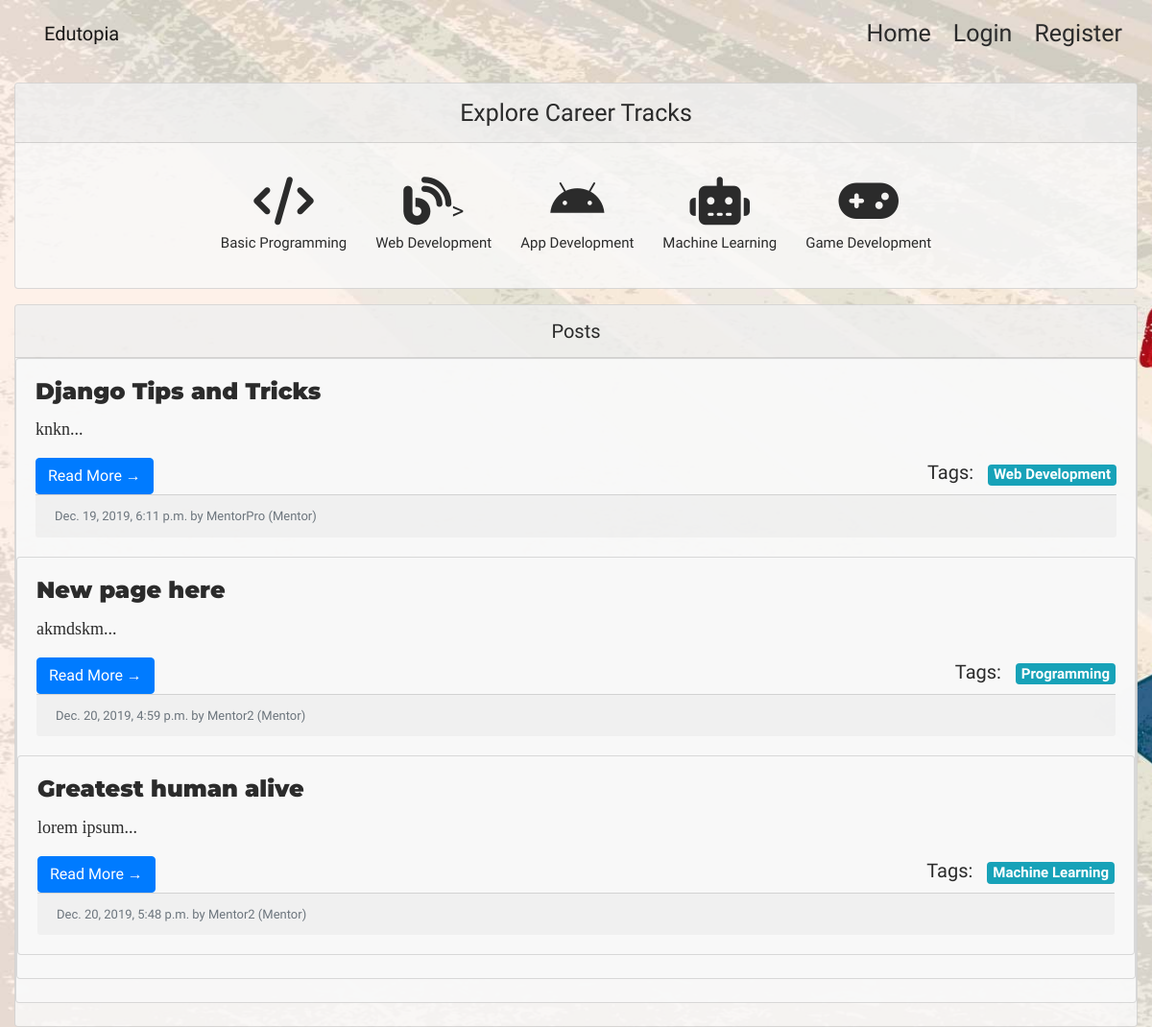
/omega/, run on an earlier commit of the app's database.
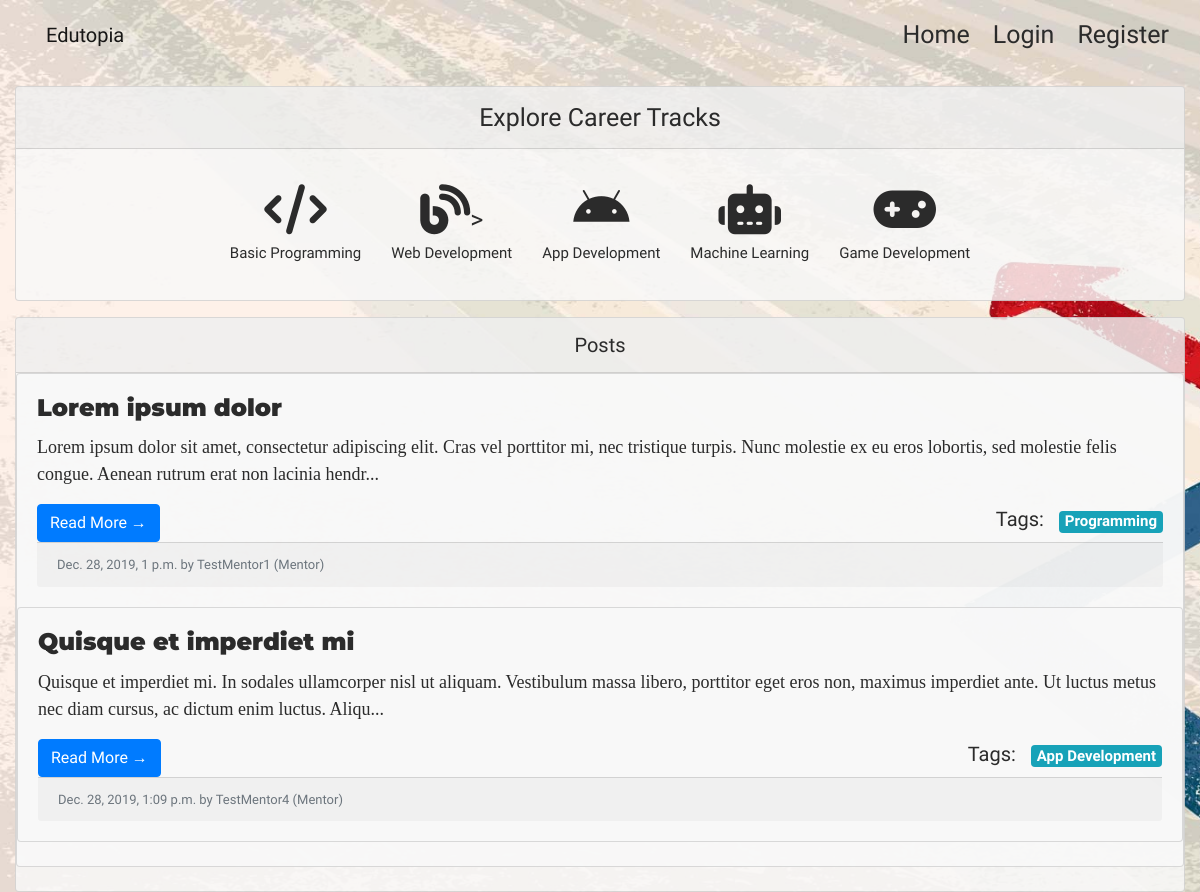
And on a later commit of the database.
### app/models.py (models this page shows, shortened)
class Post(models.Model):
    topic = models.CharField(max_length=100)
    content = models.TextField(max_length=1000)
    created_at = models.DateTimeField(default=timezone.now)
    last_updated = models.DateTimeField(auto_now=True)
    domain = models.ForeignKey(
        Domain, on_delete=models.CASCADE, related_name="topicposts"
    )
    owner = models.ForeignKey(Mentor, on_delete=models.CASCADE, related_name="postsby")
    def gist(self):
        return self.content[:200] + "..."

class Domain(models.Model):
    name = models.CharField(max_length=100)
    description = models.TextField(max_length=50000)
    domaintrack = models.URLField(max_length=200)
    def __str__(self):
        return self.name

class Mentor(models.Model):
    user = models.OneToOneField(User, on_delete=models.CASCADE, primary_key=True)
    domains = models.ManyToManyField(Domain, blank=False, related_name="experts")
    OtherInfo = models.TextField(
        max_length=200,
        help_text="Your Github/Portfolio Page or Anything you would like to add",
    )
    def __str__(self):
        return self.user.username + " (Mentor)"

class User(AbstractUser):
    is_student = models.BooleanField("student status", default=False)
    is_mentor = models.BooleanField("mentor status", default=False)
    lat = models.DecimalField(max_digits=9, decimal_places=6, blank=True, null=True)
    lng = models.DecimalField(max_digits=9, decimal_places=6, blank=True, null=True)

### app/views.py (the view)
# urls.py: path(r"omega/", Omega.as_view(), name="omega"),
class Omega(ListView):
    model = Post
    template_name = "app/omega.html"
    ordering = ["-created_at"]
    paginate_by = 5
    def get_context_data(self, **kwargs):
        context = super().get_context_data(**kwargs)
        context["posts"] = Post.objects.all()
        context["domains"] = Domain.objects.all()
        return context

### templates/app/omega.html (shortened to what this page needs)
{% extends "app/layout.html" %}
{% load static %}
{% block head %}
<link rel="stylesheet" href="{%  static 'app/styleomega.css' %}">
{% endblock %}
{% block body %}
<div class="container-fluid">
    <div class="card mx-auto mt-3 ct">
        <div class="card-header text-center">Explore Career Tracks </div>
        <div class="card-body d-block mx-auto">
            <div class="row justify-content-center align-items-center">
                <a href="#" data-toggle="modal" data-target="#D1" style="color: #2b2b2b;">
                    <div class="item"><i class="fas fa-code fa-2x mb-2"></i><span class="caption">Basic
                            Programming</span>
                    </div>
                </a>
                <a href="#" data-toggle="modal" data-target="#D2" style="color: #2b2b2b;">
                    <div class="item"><i class="fas fa-blog fa-2x mb-2"></i>><span class="caption">Web
                            Development</span>
                    </div>
                </a>
                <div class="item"><i class="fab fa-android fa-2x mb-2"></i><span class="caption">App Development</span>
                </div>
                <a href="#" data-toggle="modal" data-target="#D3" style="color: #2b2b2b;">
                    <div class="item"><i class="fas fa-robot fa-2x mb-2"></i><span class="caption">Machine
                            Learning</span>
                    </div>
                </a>
                <div class="item"><i class="fas fa-gamepad  fa-2x mb-2"></i><span class="caption">Game
                        Development</span>
                </div>
            </div>
        </div>
    </div>
</div>
<div class="container-fluid posts">
    <div class="card mx-auto mt-3 card-p">
        <div class="card-header text-center">
            Posts
        </div>
        {% for post in posts %}
        <div class="card mb-4 card-p">
            <div class="card-body">
                <h4 class="card-title">{{ post.topic }}</h4>
                <p class="card-text">{{ post.gist }}</p>
                <a href="{% url 'SinglePost' post.id %}" class="btn btn-primary">Read More &rarr;</a>
                <div class="float-right">Tags: &nbsp; <span class="badge badge-info">{{ post.domain }}</span>
                </div>
                <div class="card-footer text-muted">
                    {{ post.created_at }} by
                    {{ post.owner }}
                </div>
            </div>
            {% endfor %}
        </div>
    </div>
    {% endblock %}

### templates/app/layout.html (shortened to what this page needs)
<!doctype html>
<html lang="en">
<head>
    <link rel="stylesheet" href="https://stackpath.bootstrapcdn.com/bootstrap/4.3.1/css/bootstrap.min.css"
>
    {% block head %}{% endblock %}
</head>
<body>
    <nav class="navbar navbar-expand-md navbar-light">
        <a class="navbar-brand" href="{% url 'index' %}" style="padding-left: 30px" id="t">Edutopia</a>
        <div class="collapse navbar-collapse" id="navbarNavAltMarkup">
            <div class="navbar-nav navbar-right ml-auto wh">
                <a class="nav-item nav-link" href="{% url 'index' %}"
                    style="padding-right: 15px ; color:white;">Home</a>
                {% if user.is_authenticated %}
                <a class="nav-item nav-link" href="{% url 'UpdateProfile' %}"
                    style="padding-right: 15px ; color:white">Profile</a>
                <a class="nav-item nav-link" href="{% url 'Chat' %}" style="padding-right: 15px ; color:white">Chat</a>
                <a class="nav-item nav-link" href="{% url 'logout' %}"
                    style="padding-right: 15px ; color:white">Logout</a>
                {% else %}
                <a class="nav-item nav-link" href="{% url 'login' %}"
                    style="padding-right: 15px ; color:white">Login</a>
                <a class="nav-item nav-link" href="{% url 'register' %}"
                    style="padding-right: 15px ; color:white">Register</a>
                {% endif %}
            </div>
        </div>
    </nav>
    {% block body %}{% endblock %}
</body>
</html>

### static/app/styleomega.css (style rules this page uses)
body { background-size: cover; background-image: url('career.jpg'); font-family: 'Righteous',cursive; font-size: 25px; background-attachment: fixed; background-repeat: no-repeat; }
.ct,.card-p { color: #2b2b2b; background:#f8f8f8d3; }
.card-title { font-weight:900; font-family: 'Montserrat', sans-serif; }
.card-text { font-family: 'Zilla Slab', serif; font-size:18px; }
.card-footer { font-size:13px; }
.nav-item { color:#2b2b2b !important; }
.card-p { font-size:20px; }
div.item { text-align: center; padding: 15px; }
.caption { font-size:15px; display: block; }

What changed in the data, as far as the page shows it:
removed Post: topic "Django Tips and Tricks", gist "knkn...", domain "Web Development", created_at "Dec. 19, 2019, 6:11 p.m.", owner "MentorPro (Mentor)"
removed Post: topic "New page here", gist "akmdskm...", domain "Programming", created_at "Dec. 20, 2019, 4:59 p.m.", owner "Mentor2 (Mentor)"
removed Post: topic "Greatest human alive", gist "lorem ipsum...", domain "Machine Learning", created_at "Dec. 20, 2019, 5:48 p.m.", owner "Mentor2 (Mentor)"
added Post: topic "Lorem ipsum dolor", gist "Lorem ipsum dolor sit amet, consectetur adipiscing elit. Cras vel porttitor mi, nec tristique turpis. Nunc molestie ex eu eros lobortis, sed molestie felis congue. Aenean rutrum erat non lacinia hendr...", domain "Programming", created_at "Dec. 28, 2019, 1 p.m.", owner "TestMentor1 (Mentor)"
added Post: topic "Quisque et imperdiet mi", gist "Quisque et imperdiet mi. In sodales ullamcorper nisl ut aliquam. Vestibulum massa libero, porttitor eget eros non, maximus imperdiet ante. Ut luctus metus nec diam cursus, ac dictum enim luctus. Aliqu...", domain "App Development", created_at "Dec. 28, 2019, 1:09 p.m.", owner "TestMentor4 (Mentor)"
